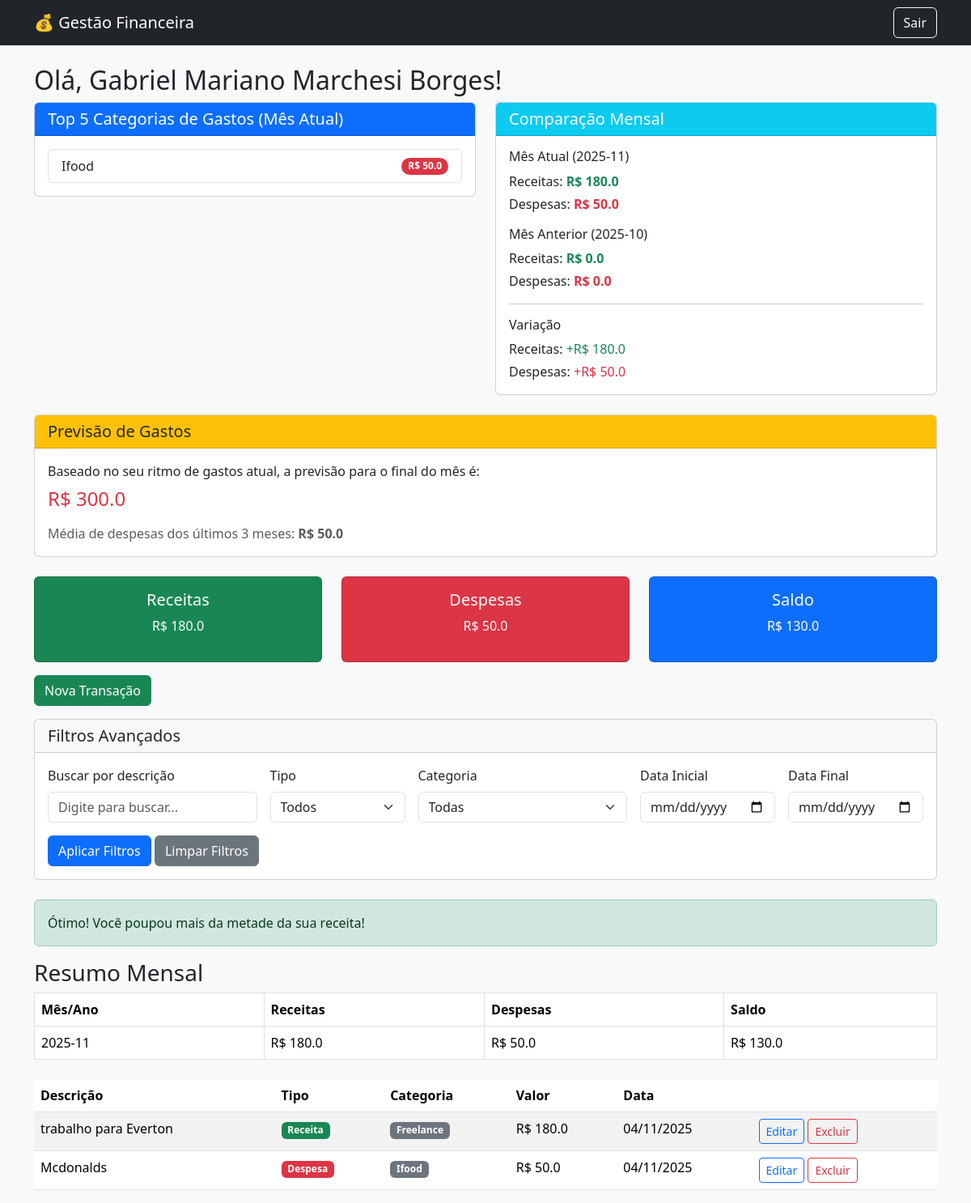
/dashboard (signed in), run on the app's committed database.
### Sistema de Gestão Financeira/models.py (models this page shows, shortened)
class Usuario(db.Model, UserMixin):
    __tablename__ = "usuario"
    id = db.Column(db.Integer, primary_key=True)
    nome = db.Column(db.String(100), nullable=False)
    email = db.Column(db.String(120), unique=True, nullable=False)
    senha_hash = db.Column(db.String(200), nullable=False)
    transacoes = db.relationship('Transacao', backref='usuario', lazy=True)

class Transacao(db.Model):
    __tablename__ = "transacao"
    id = db.Column(db.Integer, primary_key=True)
    descricao = db.Column(db.String(150), nullable=False)
    valor = db.Column(db.Float, nullable=False)
    tipo = db.Column(db.String(10), nullable=False)  # 'entrada' ou 'saida'
    categoria = db.Column(db.String(50))
    data = db.Column(db.Date, default=datetime.utcnow)
    usuario_id = db.Column(db.Integer, db.ForeignKey('usuario.id'), nullable=False)

### Sistema de Gestão Financeira/app.py (the view, shortened to what this page needs)
@app.route('/dashboard', methods=['GET'])
@login_required
def dashboard():
    data_inicial_str = request.args.get('data_inicial')
    data_final_str = request.args.get('data_final')
    filtro_tipo = request.args.get('tipo')
    filtro_categoria = request.args.get('categoria')
    filtro_busca = request.args.get('busca')
    data_inicial = None
    data_final = None
    query_base = Transacao.query.filter_by(usuario_id=current_user.id)
    query_filtrada = query_base
    if filtro_tipo and filtro_tipo != 'todos':
        query_filtrada = query_filtrada.filter(Transacao.tipo == filtro_tipo)
    if filtro_categoria and filtro_categoria != 'todas':
        query_filtrada = query_filtrada.filter(Transacao.categoria == filtro_categoria)
    if filtro_busca:
        query_filtrada = query_filtrada.filter(Transacao.descricao.ilike(f'%{filtro_busca}%'))
    categorias_disponiveis = db.session.query(Transacao.categoria).filter_by(usuario_id=current_user.id).distinct().all()
    categorias_disponiveis = [c[0] for c in categorias_disponiveis]
    mes_atual = datetime.now().strftime('%Y-%m')
    mes_anterior = (datetime.now().replace(day=1) - timedelta(days=1)).strftime('%Y-%m')
    gastos_por_categoria = db.session.query(
        Transacao.categoria,
        func.sum(Transacao.valor).label('total')
    ).filter(
        Transacao.usuario_id == current_user.id,
        Transacao.tipo == 'despesa',
        func.strftime('%Y-%m', Transacao.data) == mes_atual
    ).group_by(Transacao.categoria).order_by(func.sum(Transacao.valor).desc()).limit(5).all()
    top_categorias = [{'categoria': cat, 'total': total} for cat, total in gastos_por_categoria]
    despesas_mes_atual = db.session.query(func.sum(Transacao.valor)).filter(
        Transacao.usuario_id == current_user.id,
        Transacao.tipo == 'despesa',
        func.strftime('%Y-%m', Transacao.data) == mes_atual
    ).scalar() or 0.0
    receitas_mes_atual = db.session.query(func.sum(Transacao.valor)).filter(
        Transacao.usuario_id == current_user.id,
        Transacao.tipo == 'receita',
        func.strftime('%Y-%m', Transacao.data) == mes_atual
    ).scalar() or 0.0
    despesas_mes_anterior = db.session.query(func.sum(Transacao.valor)).filter(
        Transacao.usuario_id == current_user.id,
        Transacao.tipo == 'despesa',
        func.strftime('%Y-%m', Transacao.data) == mes_anterior
    ).scalar() or 0.0
    receitas_mes_anterior = db.session.query(func.sum(Transacao.valor)).filter(
        Transacao.usuario_id == current_user.id,
        Transacao.tipo == 'receita',
        func.strftime('%Y-%m', Transacao.data) == mes_anterior
    ).scalar() or 0.0
    comparacao_mensal = {
        'mes_atual': mes_atual,
        'mes_anterior': mes_anterior,
        'receitas_atual': receitas_mes_atual,
        'receitas_anterior': receitas_mes_anterior,
        'despesas_atual': despesas_mes_atual,
        'despesas_anterior': despesas_mes_anterior,
        'variacao_receitas': receitas_mes_atual - receitas_mes_anterior,
        'variacao_despesas': despesas_mes_atual - despesas_mes_anterior
    }
    tres_meses_atras = (datetime.now().replace(day=1) - timedelta(days=90)).strftime('%Y-%m')
    media_despesas = db.session.query(func.avg(Transacao.valor)).filter(
        Transacao.usuario_id == current_user.id,
        Transacao.tipo == 'despesa',
        func.strftime('%Y-%m', Transacao.data) >= tres_meses_atras
    ).scalar() or 0.0
    dias_no_mes = datetime.now().day
    dias_totais_mes = (datetime.now().replace(day=28) + timedelta(days=4)).replace(day=1) - timedelta(days=1)
    dias_totais_mes = dias_totais_mes.day
    previsao_gastos = (despesas_mes_atual / dias_no_mes) * dias_totais_mes if dias_no_mes > 0 else 0
    estatisticas = {
        'top_categorias': top_categorias,
        'comparacao_mensal': comparacao_mensal,
        'previsao_gastos': previsao_gastos,
        'media_despesas_3meses': media_despesas
    }
    if data_inicial_str and data_final_str:
        transacoes = query_filtrada.order_by(Transacao.data.desc()).all()
        total_receitas = sum(t.valor for t in transacoes if t.tipo == 'receita')
        total_despesas = sum(t.valor for t in transacoes if t.tipo == 'despesa')
        saldo = total_receitas - total_despesas
        return render_template('dashboard.html',
                               transacoes=transacoes,
                               total_receitas=total_receitas,
                               total_despesas=total_despesas,
                               saldo=saldo,
                               relatorio_mensal=None,
                               data_inicial_str=data_inicial_str,
                               data_final_str=data_final_str,
                               filtro_tipo=filtro_tipo,
                               filtro_categoria=filtro_categoria,
                               filtro_busca=filtro_busca,
                               categorias_disponiveis=categorias_disponiveis,
                               estatisticas=estatisticas)
    else:
        relatorio_mensal_raw = db.session.query(
            func.strftime('%Y-%m', Transacao.data).label('mes_ano'),
            func.sum(case((Transacao.tipo == 'receita', Transacao.valor), else_=0)).label('total_receitas'),
            func.sum(case((Transacao.tipo == 'despesa', Transacao.valor), else_=0)).label('total_despesas')
        ).filter_by(usuario_id=current_user.id).group_by('mes_ano').order_by(func.strftime('%Y-%m', Transacao.data).desc()).all()
        relatorio_mensal = []
        total_receitas_geral = 0
        total_despesas_geral = 0
        for mes_ano, receitas, despesas in relatorio_mensal_raw:
            saldo_mes = receitas - despesas
            relatorio_mensal.append({
                'mes_ano': mes_ano,
                'total_receitas': receitas,
                'total_despesas': despesas,
                'saldo': saldo_mes
            })
            total_receitas_geral += receitas
            total_despesas_geral += despesas
        saldo_geral = total_receitas_geral - total_despesas_geral
        transacoes = query_filtrada.order_by(Transacao.data.desc()).limit(10).all()
        if filtro_tipo or filtro_categoria or filtro_busca:
            todas_transacoes_filtradas = query_filtrada.all()
            total_receitas_geral = sum(t.valor for t in todas_transacoes_filtradas if t.tipo == 'receita')
            total_despesas_geral = sum(t.valor for t in todas_transacoes_filtradas if t.tipo == 'despesa')
            saldo_geral = total_receitas_geral - total_despesas_geral
        return render_template('dashboard.html',
                               transacoes=transacoes,
                               total_receitas=total_receitas_geral,
                               total_despesas=total_despesas_geral,
                               saldo=saldo_geral,
                               relatorio_mensal=relatorio_mensal,
                               data_inicial_str=None,
                               data_final_str=None,
                               filtro_tipo=filtro_tipo,
                               filtro_categoria=filtro_categoria,
                               filtro_busca=filtro_busca,
                               categorias_disponiveis=categorias_disponiveis,
                               estatisticas=estatisticas)

### Sistema de Gestão Financeira/app.py (called while the page is built)
@login_manager.user_loader
def load_user(user_id):
    return Usuario.query.get(int(user_id))

### Sistema de Gestão Financeira/templates/dashboard.html (shortened to what this page needs)
{% extends 'base.html' %}
{% block content %}
<h2>Olá, {{ current_user.nome }}!</h2>
<div class="row mb-4">
  <div class="col-md-6">
    <div class="card">
      <div class="card-header bg-primary text-white">
        <h5 class="mb-0">Top 5 Categorias de Gastos (Mês Atual)</h5>
      </div>
      <div class="card-body">
        {% if estatisticas.top_categorias %}
          <ul class="list-group">
            {% for item in estatisticas.top_categorias %}
            <li class="list-group-item d-flex justify-content-between align-items-center">
              {{ item.categoria }}
              <span class="badge bg-danger rounded-pill">R$ {{ item.total|round(2) }}</span>
            </li>
            {% endfor %}
          </ul>
        {% else %}
          <p class="text-muted mb-0">Nenhuma despesa registrada neste mês.</p>
        {% endif %}
      </div>
    </div>
  </div>
  <div class="col-md-6">
    <div class="card">
      <div class="card-header bg-info text-white">
        <h5 class="mb-0">Comparação Mensal</h5>
      </div>
      <div class="card-body">
        <h6>Mês Atual ({{ estatisticas.comparacao_mensal.mes_atual }})</h6>
        <p class="mb-1">Receitas: <strong class="text-success">R$ {{ estatisticas.comparacao_mensal.receitas_atual|round(2) }}</strong></p>
        <p class="mb-3">Despesas: <strong class="text-danger">R$ {{ estatisticas.comparacao_mensal.despesas_atual|round(2) }}</strong></p>
        <h6>Mês Anterior ({{ estatisticas.comparacao_mensal.mes_anterior }})</h6>
        <p class="mb-1">Receitas: <strong class="text-success">R$ {{ estatisticas.comparacao_mensal.receitas_anterior|round(2) }}</strong></p>
        <p class="mb-3">Despesas: <strong class="text-danger">R$ {{ estatisticas.comparacao_mensal.despesas_anterior|round(2) }}</strong></p>
        <hr>
        <h6>Variação</h6>
        <p class="mb-1">
          Receitas:
          {% if estatisticas.comparacao_mensal.variacao_receitas >= 0 %}
            <span class="text-success">+R$ {{ estatisticas.comparacao_mensal.variacao_receitas|round(2) }}</span>
          {% else %}
            <span class="text-danger">R$ {{ estatisticas.comparacao_mensal.variacao_receitas|round(2) }}</span>
          {% endif %}
        </p>
        <p class="mb-0">
          Despesas:
          {% if estatisticas.comparacao_mensal.variacao_despesas >= 0 %}
            <span class="text-danger">+R$ {{ estatisticas.comparacao_mensal.variacao_despesas|round(2) }}</span>
          {% else %}
            <span class="text-success">R$ {{ estatisticas.comparacao_mensal.variacao_despesas|round(2) }}</span>
          {% endif %}
        </p>
      </div>
    </div>
  </div>
</div>
<div class="row mb-4">
  <div class="col-md-12">
    <div class="card">
      <div class="card-header bg-warning">
        <h5 class="mb-0">Previsão de Gastos</h5>
      </div>
      <div class="card-body">
        <p class="mb-2">Baseado no seu ritmo de gastos atual, a previsão para o final do mês é:</p>
        <h4 class="text-danger mb-3">R$ {{ estatisticas.previsao_gastos|round(2) }}</h4>
        <p class="text-muted mb-0">Média de despesas dos últimos 3 meses: <strong>R$ {{ estatisticas.media_despesas_3meses|round(2) }}</strong></p>
      </div>
    </div>
  </div>
</div>
<div class="row mb-3">
  <div class="col-md-4">
    <div class="card text-bg-success text-center">
      <div class="card-body">
        <h5>Receitas</h5>
        <p>R$ {{ total_receitas|round(2) }}</p>
      </div>
    </div>
  </div>
  <div class="col-md-4">
    <div class="card text-bg-danger text-center">
      <div class="card-body">
        <h5>Despesas</h5>
        <p>R$ {{ total_despesas|round(2) }}</p>
      </div>
    </div>
  </div>
  <div class="col-md-4">
    <div class="card text-bg-primary text-center">
      <div class="card-body">
        <h5>Saldo</h5>
        <p>R$ {{ saldo|round(2) }}</p>
      </div>
    </div>
  </div>
</div>
<a href="{{ url_for('nova_transacao') }}" class="btn btn-success mb-3">Nova Transação</a>
<div class="card mb-4">
  <div class="card-header">
    <h5 class="mb-0">Filtros Avançados</h5>
  </div>
  <div class="card-body">
    <form method="GET" action="{{ url_for('dashboard') }}" class="row g-3">
      <div class="col-md-3">
        <label for="busca" class="form-label">Buscar por descrição</label>
        <input type="text" class="form-control" id="busca" name="busca" placeholder="Digite para buscar..." value="{{ filtro_busca or '' }}">
      </div>
      <div class="col-md-2">
        <label for="tipo" class="form-label">Tipo</label>
        <select class="form-select" id="tipo" name="tipo">
          <option value="todos" {% if not filtro_tipo or filtro_tipo == 'todos' %}selected{% endif %}>Todos</option>
        </select>
      </div>
      <div class="col-md-3">
        <label for="categoria" class="form-label">Categoria</label>
        <select class="form-select" id="categoria" name="categoria">
          <option value="todas" {% if not filtro_categoria or filtro_categoria == 'todas' %}selected{% endif %}>Todas</option>
        </select>
      </div>
      <div class="col-md-2">
        <label for="data_inicial" class="form-label">Data Inicial</label>
        <input type="date" class="form-control" id="data_inicial" name="data_inicial" value="{{ data_inicial_str or '' }}">
      </div>
      <div class="col-md-2">
        <label for="data_final" class="form-label">Data Final</label>
        <input type="date" class="form-control" id="data_final" name="data_final" value="{{ data_final_str or '' }}">
      </div>
      <div class="col-12">
        <button type="submit" class="btn btn-primary">Aplicar Filtros</button>
        <a href="{{ url_for('dashboard') }}" class="btn btn-secondary">Limpar Filtros</a>
      </div>
    </form>
  </div>
</div>
{% if total_receitas > 0 and saldo > total_receitas * 0.5 %}
<div class="alert alert-success" role="alert">
  Ótimo! Você poupou mais da metade da sua receita!
</div>
{% endif %}
{% if relatorio_mensal %}
<h3>Resumo Mensal</h3>
<table class="table table-bordered mb-4">
  <thead>
    <tr>
      <th>Mês/Ano</th>
      <th>Receitas</th>
      <th>Despesas</th>
      <th>Saldo</th>
    </tr>
  </thead>
  <tbody>
    {% for r in relatorio_mensal %}
    <tr>
      <td>{{ r.mes_ano }}</td>
      <td>R$ {{ r.total_receitas | round(2) }}</td>
      <td>R$ {{ r.total_despesas | round(2) }}</td>
      <td>R$ {{ r.saldo | round(2) }}</td>
    </tr>
    {% endfor %}
  </tbody>
</table>
{% endif %}
<table class="table table-striped">
  <thead>
    <tr>
      <th>Descrição</th>
      <th>Tipo</th>
      <th>Categoria</th>
      <th>Valor</th>
      <th>Data</th>
      <th></th>
    </tr>
  </thead>
  <tbody>
    {% for t in transacoes %}
    <tr>
      <td>{{ t.descricao }}</td>
      <td>
        {% if t.tipo == 'receita' %}
          <span class="badge bg-success">Receita</span>
        {% else %}
          <span class="badge bg-danger">Despesa</span>
        {% endif %}
      </td>
      <td>
        {% if t.categoria %}
          <span class="badge bg-secondary">{{ t.categoria }}</span>
        {% else %}
          <span class="badge bg-light text-dark">Sem categoria</span>
        {% endif %}
      </td>
      <td>R$ {{ t.valor | round(2) }}</td>
      <td>{{ t.data.strftime('%d/%m/%Y') }}</td>
      <td>
        <a href="{{ url_for('editar_transacao', id=t.id) }}" class="btn btn-sm btn-outline-primary">Editar</a>
        <a href="{{ url_for('delete', id=t.id) }}" class="btn btn-sm btn-outline-danger">Excluir</a>
      </td>
    </tr>
    {% endfor %}
  </tbody>
</table>
{% endblock %}

### data on the page
Usuario: nome "Gabriel Mariano Marchesi Borges"
Transacao: categoria "Ifood", total "50.0", descricao "Mcdonalds", tipo "Despesa", valor "50.0", data "04/11/2025"
Transacao: descricao "trabalho para Everton", tipo "Receita", categoria "Freelance", valor "180.0", data "04/11/2025"

### other printed values
{{ estatisticas.comparacao_mensal.mes_atual }} "2025-11"
{{ estatisticas.comparacao_mensal.receitas_atual|round(2) }} "180.0"
{{ estatisticas.comparacao_mensal.despesas_atual|round(2) }} "50.0"
{{ estatisticas.comparacao_mensal.mes_anterior }} "2025-10"
{{ estatisticas.comparacao_mensal.receitas_anterior|round(2) }} "0.0"
{{ estatisticas.comparacao_mensal.despesas_anterior|round(2) }} "0.0"
{{ estatisticas.comparacao_mensal.variacao_receitas|round(2) }} "180.0"
{{ estatisticas.comparacao_mensal.variacao_despesas|round(2) }} "50.0"
{{ estatisticas.previsao_gastos|round(2) }} "300.0"
{{ estatisticas.media_despesas_3meses|round(2) }} "50.0"
{{ total_receitas|round(2) }} "180.0"
{{ total_despesas|round(2) }} "50.0"
{{ saldo|round(2) }} "130.0"
{{ r.mes_ano }} "2025-11"
{{ r.total_receitas | round(2) }} "180.0"
